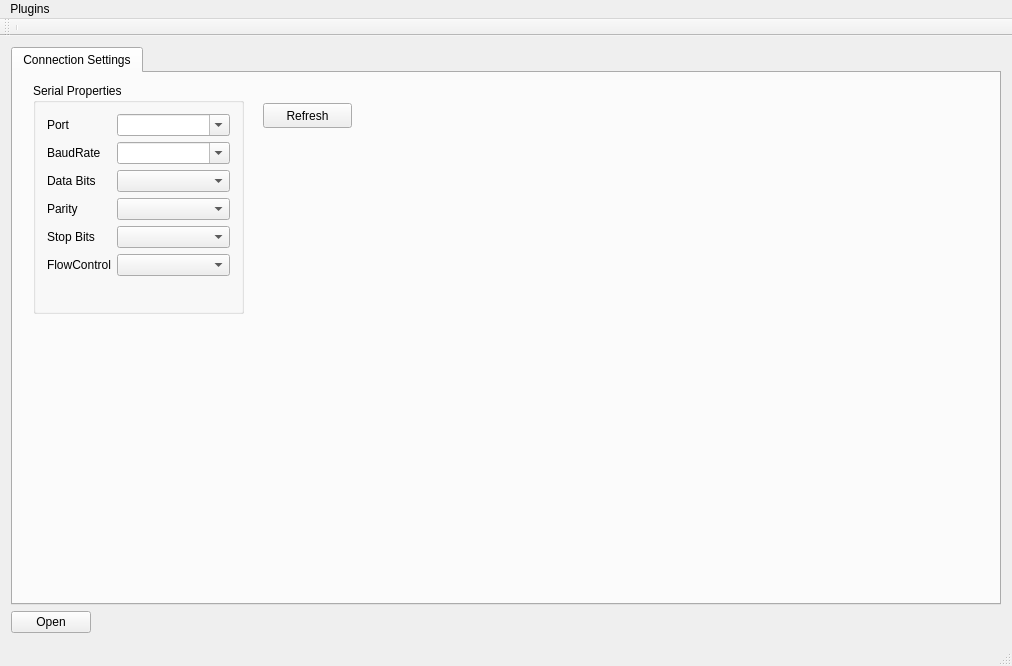
<?xml version="1.0" encoding="UTF-8"?>
<ui version="4.0">
 <class>MainWindow</class>
 <widget class="QMainWindow" name="MainWindow">
  <property name="geometry">
   <rect>
    <x>0</x>
    <y>0</y>
    <width>1012</width>
    <height>666</height>
   </rect>
  </property>
  <property name="windowTitle">
   <string>Q Serial Socket Amigo</string>
  </property>
  <property name="windowIcon">
   <iconset>
    <normalon>:/com_128px.ico</normalon>
   </iconset>
  </property>
  <widget class="QWidget" name="centralWidget">
   <layout class="QGridLayout" name="gridLayout">
    <item row="3" column="0">
     <layout class="QHBoxLayout" name="horizontalLayout">
      <item>
       <widget class="QPushButton" name="buttonOpen">
        <property name="text">
         <string>Open</string>
        </property>
       </widget>
      </item>
      <item>
       <spacer name="horizontalSpacer">
        <property name="orientation">
         <enum>Qt::Horizontal</enum>
        </property>
        <property name="sizeHint" stdset="0">
         <size>
          <width>40</width>
          <height>20</height>
         </size>
        </property>
       </spacer>
      </item>
     </layout>
    </item>
    <item row="1" column="0">
     <widget class="QTabWidget" name="tabMain">
      <property name="currentIndex">
       <number>0</number>
      </property>
      <widget class="QWidget" name="tabConnection">
       <attribute name="title">
        <string>Connection Settings</string>
       </attribute>
       <widget class="QGroupBox" name="groupSerialProperties">
        <property name="geometry">
         <rect>
          <x>20</x>
          <y>10</y>
          <width>211</width>
          <height>231</height>
         </rect>
        </property>
        <property name="title">
         <string>Serial Properties</string>
        </property>
        <layout class="QVBoxLayout" name="verticalLayout">
         <item>
          <layout class="QFormLayout" name="formLayout_2">
           <item row="0" column="0">
            <widget class="QLabel" name="labelPort">
             <property name="text">
              <string>Port</string>
             </property>
            </widget>
           </item>
           <item row="0" column="1">
            <widget class="QComboBox" name="comboPorts">
             <property name="editable">
              <bool>true</bool>
             </property>
            </widget>
           </item>
           <item row="1" column="0">
            <widget class="QLabel" name="labelBaudRate">
             <property name="text">
              <string>BaudRate</string>
             </property>
            </widget>
           </item>
           <item row="1" column="1">
            <widget class="QComboBox" name="comboBaudrate">
             <property name="editable">
              <bool>true</bool>
             </property>
            </widget>
           </item>
           <item row="2" column="0">
            <widget class="QLabel" name="labelDataBits">
             <property name="text">
              <string>Data Bits</string>
             </property>
            </widget>
           </item>
           <item row="2" column="1">
            <widget class="QComboBox" name="comboDataBits"/>
           </item>
           <item row="3" column="0">
            <widget class="QLabel" name="labelParity">
             <property name="frameShape">
              <enum>QFrame::NoFrame</enum>
             </property>
             <property name="text">
              <string>Parity</string>
             </property>
            </widget>
           </item>
           <item row="3" column="1">
            <widget class="QComboBox" name="comboParity"/>
           </item>
           <item row="4" column="0">
            <widget class="QLabel" name="labelStopBits">
             <property name="text">
              <string>Stop Bits</string>
             </property>
            </widget>
           </item>
           <item row="4" column="1">
            <widget class="QComboBox" name="comboStopBits"/>
           </item>
           <item row="5" column="0">
            <widget class="QLabel" name="labelFlowControl">
             <property name="text">
              <string>FlowControl</string>
             </property>
            </widget>
           </item>
           <item row="5" column="1">
            <widget class="QComboBox" name="comboFlowControl"/>
           </item>
          </layout>
         </item>
        </layout>
       </widget>
       <widget class="QPushButton" name="buttonRefreshPorts">
        <property name="geometry">
         <rect>
          <x>250</x>
          <y>30</y>
          <width>89</width>
          <height>25</height>
         </rect>
        </property>
        <property name="text">
         <string>Refresh</string>
        </property>
       </widget>
      </widget>
     </widget>
    </item>
   </layout>
  </widget>
  <widget class="QMenuBar" name="menuBar">
   <property name="geometry">
    <rect>
     <x>0</x>
     <y>0</y>
     <width>1012</width>
     <height>22</height>
    </rect>
   </property>
   <widget class="QMenu" name="menuPlugins">
    <property name="title">
     <string>Plugins</string>
    </property>
    <addaction name="actionLoad_Plugin"/>
   </widget>
   <addaction name="menuPlugins"/>
  </widget>
  <widget class="QToolBar" name="mainToolBar">
   <attribute name="toolBarArea">
    <enum>TopToolBarArea</enum>
   </attribute>
   <attribute name="toolBarBreak">
    <bool>false</bool>
   </attribute>
   <addaction name="separator"/>
  </widget>
  <widget class="QStatusBar" name="statusBar"/>
  <action name="actionload">
   <property name="text">
    <string>load</string>
   </property>
  </action>
  <action name="actionLoad_Plugin">
   <property name="text">
    <string>Load Plugin</string>
   </property>
  </action>
 </widget>
 <layoutdefault spacing="6" margin="11"/>
 <resources/>
 <connections/>
</ui>
